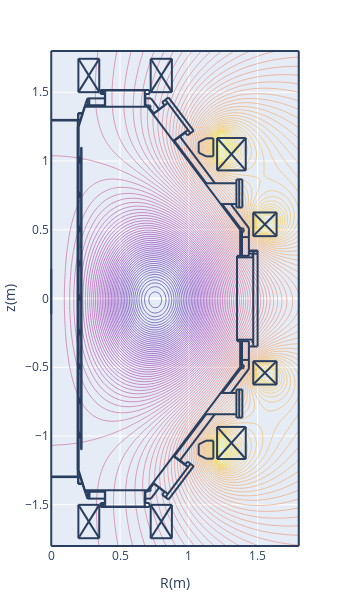

Notebook code for this chart:
### Code cell
# total flux profile
pl.d_contour(cond['flux'])

### Figure 1 — Plotly figure (JSON) as saved in the notebook; plotly's stock layout.template omitted (floating-point values rounded to 4 significant figures; data arrays with more than 128 entries replaced by an {"elided": "..."} marker saying what was removed)
{"data": [{"contours": {"coloring": "lines"}, "dx": 0.02, "dy": 0.02, "ncontours": 100, "showscale": false, "type": "contour", "x0": 0, "y0": -1.8, "z": {"elided": "181x91 float values"}}], "layout": {"height": 597.3, "margin": {"autoexpand": false, "b": 50, "l": 50, "r": 50, "t": 50}, "shapes": [{"type": "line", "x0": 0.2652, "x1": 0.2652, "y0": -1.406, "y1": -1.455}, {"type": "line", "x0": 0.2766, "x1": 0.2766, "y0": -1.406, "y1": -1.455}, {"type": "line", "x0": 0.1927, "x1": 0.1927, "y0": -1.299, "y1": 1.299}, {"type": "line", "x0": 0.1927, "x1": 0.1927, "y0": -1.249, "y1": 1.249}, {"type": "line", "x0": 0.195, "x1": 0.195, "y0": -1.251, "y1": 1.249}, {"type": "line", "x0": 0.1995, "x1": 0.1995, "y0": -1.249, "y1": 1.249}, {"type": "line", "x0": 1.376, "x1": 0.7005, "y0": 0.4965, "y1": 1.394}, {"type": "line", "x0": 0.2199, "x1": 0.2199, "y0": 0.3695, "y1": 1.099}, {"type": "line", "x0": 0.2176, "x1": 0.2176, "y0": 0.3695, "y1": 1.099}, {"type": "line", "x0": 1.376, "x1": 0.7005, "y0": -0.4965, "y1": -1.394}, {"type": "line", "x0": 0.2176, "x1": 0.2176, "y0": -0.3695, "y1": -1.099}, {"type": "line", "x0": 0.2199, "x1": 0.2199, "y0": -0.3695, "y1": -1.099}, {"type": "line", "x0": 0.1995, "x1": 0.2448, "y0": -1.249, "y1": -1.394}, {"type": "line", "x0": 0.1972, "x1": 0.1972, "y0": -1.299, "y1": -1.344}, {"type": "line", "x0": 0.195, "x1": 0.195, "y0": -1.299, "y1": -1.349}, {"type": "line", "x0": 0.195, "x1": 0.229, "y0": -1.349, "y1": -1.349}, {"type": "line", "x0": 0.195, "x1": 0.2267, "y0": -1.344, "y1": -1.344}, {"type": "line", "x0": 0.1995, "x1": 0.1995, "y0": -0.9975, "y1": -0.9748}, {"type": "line", "x0": 0.2086, "x1": 0.2086, "y0": -1.009, "y1": -0.9907}, {"type": "line", "x0": 0.2086, "x1": 0.2086, "y0": -1.009, "y1": -0.9929}, {"type": "line", "x0": 0.2063, "x1": 0.2063, "y0": -1.011, "y1": -0.9748}, {"type": "line", "x0": 0, "x1": 0.2108, "y0": -1.294, "y1": -1.294}, {"type": "line", "x0": 0, "x1": 0.2131, "y0": -1.299, "y1": -1.299}, {"type": "line", "x0": 0.1995, "x1": 0.1995, "y0": -1.011, "y1": -1.002}, {"type": "line", "x0": 0.2063, "x1": 0.2086, "y0": -1.007, "y1": -1.007}, {"type": "line", "x0": 0.2086, "x1": 0.2086, "y0": -1.004, "y1": -1.004}, {"type": "line", "x0": 0.2086, "x1": 0.2176, "y0": -1.009, "y1": -1.009}, {"type": "line", "x0": 0.1995, "x1": 0.2063, "y0": -1.011, "y1": -1.011}, {"type": "line", "x0": 0.2199, "x1": 0.2176, "y0": -1.099, "y1": -1.099}, {"type": "line", "x0": 0.2063, "x1": 0.2086, "y0": -0.9929, "y1": -0.9929}, {"type": "line", "x0": 0.2086, "x1": 0.2086, "y0": -0.9975, "y1": -0.9975}, {"type": "line", "x0": 0.2086, "x1": 0.2176, "y0": -0.9929, "y1": -0.9929}, {"type": "line", "x0": 0.2086, "x1": 0.2176, "y0": -0.9907, "y1": -0.9907}, {"type": "line", "x0": 0.1995, "x1": 0.2063, "y0": -0.9748, "y1": -0.9748}, {"type": "line", "x0": 0.2086, "x1": 0.2176, "y0": -0.7594, "y1": -0.7594}, {"type": "line", "x0": 0.1995, "x1": 0.2063, "y0": -0.7617, "y1": -0.7617}, {"type": "line", "x0": 0.2086, "x1": 0.2086, "y0": -0.7594, "y1": -0.7413}, {"type": "line", "x0": 0.2086, "x1": 0.2086, "y0": -0.7594, "y1": -0.739}, {"type": "line", "x0": 0.1995, "x1": 0.1995, "y0": -0.7617, "y1": -0.7526}, {"type": "line", "x0": 0.2063, "x1": 0.2063, "y0": -0.7617, "y1": -0.7254}, {"type": "line", "x0": 0.1995, "x1": 0.2063, "y0": -0.7254, "y1": -0.7254}, {"type": "line", "x0": 0.2086, "x1": 0.2176, "y0": -0.739, "y1": -0.739}, {"type": "line", "x0": 0.2086, "x1": 0.2176, "y0": -0.7413, "y1": -0.7413}, {"type": "line", "x0": 0.2086, "x1": 0.2086, "y0": -0.7526, "y1": -0.7526}, {"type": "line", "x0": 0.2063, "x1": 0.2086, "y0": -0.7572, "y1": -0.7572}, {"type": "line", "x0": 0.2086, "x1": 0.2086, "y0": -0.7458, "y1": -0.7458}, {"type": "line", "x0": 0.2063, "x1": 0.2086, "y0": -0.7436, "y1": -0.7436}, {"type": "line", "x0": 0.1995, "x1": 0.1995, "y0": -0.7481, "y1": -0.7254}, {"type": "line", "x0": 0.3582, "x1": 0.7141, "y0": -1.517, "y1": -1.517}, {"type": "line", "x0": 0.3854, "x1": 0.6869, "y0": -1.514, "y1": -1.514}, {"type": "line", "x0": 0.3854, "x1": 0.6869, "y0": -1.514, "y1": -1.514}, {"type": "line", "x0": 0.2426, "x1": 0.7096, "y0": -1.394, "y1": -1.394}, {"type": "line", "x0": 0.3922, "x1": 0.3922, "y0": -1.514, "y1": -1.394}, {"type": "line", "x0": 0.3582, "x1": 0.3582, "y0": -1.517, "y1": -1.487}, {"type": "line", "x0": 0.3786, "x1": 0.3786, "y0": -1.517, "y1": -1.487}, {"type": "line", "x0": 0.3695, "x1": 0.3695, "y0": -1.517, "y1": -1.487}, {"type": "line", "x0": 0.3831, "x1": 0.3831, "y0": -1.517, "y1": -1.512}, {"type": "line", "x0": 0.3831, "x1": 0.3854, "y0": -1.512, "y1": -1.514}, {"type": "line", "x0": 0.3854, "x1": 0.3854, "y0": -1.514, "y1": -1.514}, {"type": "line", "x0": 0.3899, "x1": 0.263, "y0": -1.455, "y1": -1.455}, {"type": "line", "x0": 0.3582, "x1": 0.3899, "y0": -1.487, "y1": -1.487}, {"type": "line", "x0": 0.2471, "x1": 0.3899, "y0": -1.406, "y1": -1.406}, {"type": "line", "x0": 0.2766, "x1": 0.2766, "y0": -1.455, "y1": -1.406}, {"type": "line", "x0": 0.2652, "x1": 0.2652, "y0": -1.455, "y1": -1.406}, {"type": "line", "x0": 0.2584, "x1": 0.263, "y0": -1.444, "y1": -1.455}, {"type": "line", "x0": 0.2426, "x1": 0.2448, "y0": -1.394, "y1": -1.392}, {"type": "line", "x0": 0.3899, "x1": 0.3899, "y0": -1.487, "y1": -1.394}, {"type": "line", "x0": 0.6801, "x1": 0.6801, "y0": -1.514, "y1": -1.394}, {"type": "line", "x0": 0.7141, "x1": 0.7141, "y0": -1.517, "y1": -1.487}, {"type": "line", "x0": 0.6914, "x1": 0.6914, "y0": -1.517, "y1": -1.512}, {"type": "line", "x0": 0.6914, "x1": 0.6869, "y0": -1.512, "y1": -1.514}, {"type": "line", "x0": 0.6869, "x1": 0.6869, "y0": -1.514, "y1": -1.514}, {"type": "line", "x0": 0.6846, "x1": 0.6846, "y0": -1.487, "y1": -1.394}, {"type": "line", "x0": 0.6846, "x1": 0.7141, "y0": -1.487, "y1": -1.487}, {"type": "line", "x0": 0.7254, "x1": 0.6846, "y0": -1.455, "y1": -1.455}, {"type": "line", "x0": 0.7118, "x1": 0.705, "y0": -1.392, "y1": -1.387}, {"type": "line", "x0": 0.7055, "x1": 0.715, "y0": -1.4, "y1": -1.402}, {"type": "line", "x0": 0.715, "x1": 0.7223, "y0": -1.402, "y1": -1.397}, {"type": "line", "x0": 0.7223, "x1": 0.7248, "y0": -1.397, "y1": -1.389}, {"type": "line", "x0": 0.7248, "x1": 0.7198, "y0": -1.389, "y1": -1.381}, {"type": "line", "x0": 0.6846, "x1": 0.7005, "y0": -1.406, "y1": -1.406}, {"type": "line", "x0": 0.2199, "x1": 0.2199, "y0": -0.3627, "y1": 0.3627}, {"type": "line", "x0": 0.2176, "x1": 0.2176, "y0": -0.3627, "y1": 0.3627}, {"type": "line", "x0": 0.1995, "x1": 0.1995, "y0": -0.4965, "y1": -0.4761}, {"type": "line", "x0": 0.2063, "x1": 0.2063, "y0": -0.5123, "y1": -0.4761}, {"type": "line", "x0": 0.1995, "x1": 0.1995, "y0": -0.5123, "y1": -0.5033}, {"type": "line", "x0": 0.2086, "x1": 0.2086, "y0": -0.5101, "y1": -0.4897}, {"type": "line", "x0": 0.2086, "x1": 0.2086, "y0": -0.5101, "y1": -0.4919}, {"type": "line", "x0": 0.2086, "x1": 0.2176, "y0": -0.5101, "y1": -0.5101}, {"type": "line", "x0": 0.2063, "x1": 0.2086, "y0": -0.4942, "y1": -0.4942}, {"type": "line", "x0": 0.2086, "x1": 0.2086, "y0": -0.4965, "y1": -0.4965}, {"type": "line", "x0": 0.2063, "x1": 0.2086, "y0": -0.5055, "y1": -0.5055}, {"type": "line", "x0": 0.2086, "x1": 0.2086, "y0": -0.5033, "y1": -0.5033}, {"type": "line", "x0": 0.2086, "x1": 0.2176, "y0": -0.4919, "y1": -0.4919}, {"type": "line", "x0": 0.2086, "x1": 0.2176, "y0": -0.4897, "y1": -0.4897}, {"type": "line", "x0": 0.1995, "x1": 0.2063, "y0": -0.5123, "y1": -0.5123}, {"type": "line", "x0": 0.1995, "x1": 0.2063, "y0": -0.4761, "y1": -0.4761}, {"type": "line", "x0": 0.2154, "x1": 0.2176, "y0": -0.365, "y1": -0.3627}, {"type": "line", "x0": 0.2206, "x1": 0.2218, "y0": -0.3642, "y1": -0.3614}, {"type": "line", "x0": 0.2199, "x1": 0.2176, "y0": -0.3695, "y1": -0.3695}, {"type": "line", "x0": 0.2176, "x1": 0.2154, "y0": -0.3786, "y1": -0.3786}, {"type": "line", "x0": 0.2154, "x1": 0.2154, "y0": -0.3786, "y1": -0.3695}, {"type": "line", "x0": 0.2176, "x1": 0.2176, "y0": -0.3786, "y1": -0.3695}, {"type": "line", "x0": 0.2169, "x1": 0.2157, "y0": -0.365, "y1": -0.3678}, {"type": "line", "x0": 0.2183, "x1": 0.2177, "y0": -0.3664, "y1": -0.3678}, {"type": "line", "x0": 0.2176, "x1": 0.2199, "y0": -0.3673, "y1": -0.365}, {"type": "line", "x0": 0.2192, "x1": 0.2197, "y0": -0.3628, "y1": -0.3614}, {"type": "line", "x0": 0.1995, "x1": 0.1995, "y0": -0.263, "y1": -0.2516}, {"type": "line", "x0": 0.2063, "x1": 0.2063, "y0": -0.263, "y1": -0.2267}, {"type": "line", "x0": 0.2086, "x1": 0.2086, "y0": -0.2607, "y1": -0.2426}, {"type": "line", "x0": 0.2086, "x1": 0.2086, "y0": -0.2607, "y1": -0.2403}, {"type": "line", "x0": 0.2086, "x1": 0.2176, "y0": -0.2607, "y1": -0.2607}, {"type": "line", "x0": 0.2086, "x1": 0.2086, "y0": -0.2539, "y1": -0.2539}, {"type": "line", "x0": 0.2063, "x1": 0.2086, "y0": -0.2562, "y1": -0.2562}, {"type": "line", "x0": 0.1995, "x1": 0.2063, "y0": -0.263, "y1": -0.263}, {"type": "line", "x0": 0.1995, "x1": 0.1995, "y0": -0.2471, "y1": -0.2267}, {"type": "line", "x0": 0.2086, "x1": 0.2176, "y0": -0.2403, "y1": -0.2403}, {"type": "line", "x0": 0.2086, "x1": 0.2176, "y0": -0.2426, "y1": -0.2426}, {"type": "line", "x0": 0.2086, "x1": 0.2086, "y0": -0.2471, "y1": -0.2471}, {"type": "line", "x0": 0.2063, "x1": 0.2086, "y0": -0.2426, "y1": -0.2426}, {"type": "line", "x0": 0.1995, "x1": 0.2063, "y0": -0.2267, "y1": -0.2267}, {"type": "line", "x0": 0.1995, "x1": 0.2063, "y0": -0.01133, "y1": -0.01133}, {"type": "line", "x0": 0.1995, "x1": 0.2063, "y0": 0.02494, "y1": 0.02494}, {"type": "line", "x0": 0.1995, "x1": 0.1995, "y0": -0.01133, "y1": -0.002267}, {"type": "line", "x0": 0.1995, "x1": 0.1995, "y0": 0.002267, "y1": 0.02494}, {"type": "line", "x0": 0.2063, "x1": 0.2063, "y0": -0.01133, "y1": 0.02494}, {"type": "line", "x0": 0.2086, "x1": 0.2086, "y0": -0.009068, "y1": 0.006801}, {"type": "line", "x0": 0.2086, "x1": 0.2086, "y0": -0.009068, "y1": 0.009068}, {"type": "line", "x0": 0.2086, "x1": 0.2176, "y0": -0.009068, "y1": -0.009068}, {"type": "line", "x0": 0.2086, "x1": 0.2086, "y0": -0.004534, "y1": -0.004534}, {"type": "line", "x0": 0.2063, "x1": 0.2086, "y0": -0.006801, "y1": -0.006801}, {"type": "line", "x0": 0.2086, "x1": 0.2176, "y0": 0.009068, "y1": 0.009068}, {"type": "line", "x0": 0.2086, "x1": 0.2176, "y0": 0.006801, "y1": 0.006801}, {"type": "line", "x0": 0.2086, "x1": 0.2086, "y0": 0.002267, "y1": 0.002267}, {"type": "line", "x0": 0.2063, "x1": 0.2086, "y0": 0.006801, "y1": 0.006801}, {"type": "line", "x0": 0.2176, "x1": 0.2176, "y0": 0.3786, "y1": 0.3695}, {"type": "line", "x0": 0.2154, "x1": 0.2154, "y0": 0.3786, "y1": 0.3695}, {"type": "line", "x0": 0.1995, "x1": 0.1995, "y0": 0.2516, "y1": 0.2743}, {"type": "line", "x0": 0.2063, "x1": 0.2063, "y0": 0.238, "y1": 0.2743}, {"type": "line", "x0": 0.2086, "x1": 0.2086, "y0": 0.2403, "y1": 0.2607}, {"type": "line", "x0": 0.1995, "x1": 0.2063, "y0": 0.238, "y1": 0.238}, {"type": "line", "x0": 0.1995, "x1": 0.1995, "y0": 0.238, "y1": 0.2471}, {"type": "line", "x0": 0.2063, "x1": 0.2086, "y0": 0.2562, "y1": 0.2562}, {"type": "line", "x0": 0.2086, "x1": 0.2086, "y0": 0.2539, "y1": 0.2539}, {"type": "line", "x0": 0.2086, "x1": 0.2176, "y0": 0.2584, "y1": 0.2584}, {"type": "line", "x0": 0.2063, "x1": 0.2086, "y0": 0.2426, "y1": 0.2426}, {"type": "line", "x0": 0.2086, "x1": 0.2086, "y0": 0.2471, "y1": 0.2471}, {"type": "line", "x0": 0.2086, "x1": 0.2176, "y0": 0.2403, "y1": 0.2403}, {"type": "line", "x0": 0.2086, "x1": 0.2086, "y0": 0.2403, "y1": 0.2584}, {"type": "line", "x0": 0.2086, "x1": 0.2176, "y0": 0.2607, "y1": 0.2607}, {"type": "line", "x0": 0.1995, "x1": 0.2063, "y0": 0.2743, "y1": 0.2743}, {"type": "line", "x0": 0.2177, "x1": 0.2183, "y0": 0.3696, "y1": 0.3682}, {"type": "line", "x0": 0.2157, "x1": 0.2169, "y0": 0.3696, "y1": 0.3668}, {"type": "line", "x0": 0.2176, "x1": 0.2199, "y0": 0.3673, "y1": 0.365}, {"type": "line", "x0": 0.2218, "x1": 0.2206, "y0": 0.3632, "y1": 0.366}, {"type": "line", "x0": 0.2154, "x1": 0.2176, "y0": 0.365, "y1": 0.3627}, {"type": "line", "x0": 0.2197, "x1": 0.2192, "y0": 0.3632, "y1": 0.3646}, {"type": "line", "x0": 0.2199, "x1": 0.2176, "y0": 0.3695, "y1": 0.3695}, {"type": "line", "x0": 0.2176, "x1": 0.2154, "y0": 0.3786, "y1": 0.3786}, {"type": "line", "x0": 0.1995, "x1": 0.1995, "y0": 0.5033, "y1": 0.5237}, {"type": "line", "x0": 0.1995, "x1": 0.1995, "y0": 0.4874, "y1": 0.4965}, {"type": "line", "x0": 0.2063, "x1": 0.2063, "y0": 0.4874, "y1": 0.5237}, {"type": "line", "x0": 0.2086, "x1": 0.2086, "y0": 0.4897, "y1": 0.5078}, {"type": "line", "x0": 0.2086, "x1": 0.2086, "y0": 0.4897, "y1": 0.5101}, {"type": "line", "x0": 0.2086, "x1": 0.2176, "y0": 0.4897, "y1": 0.4897}, {"type": "line", "x0": 0.2086, "x1": 0.2086, "y0": 0.4965, "y1": 0.4965}, {"type": "line", "x0": 0.2063, "x1": 0.2086, "y0": 0.4942, "y1": 0.4942}, {"type": "line", "x0": 0.2086, "x1": 0.2176, "y0": 0.5101, "y1": 0.5101}, {"type": "line", "x0": 0.2086, "x1": 0.2176, "y0": 0.5078, "y1": 0.5078}, {"type": "line", "x0": 0.2086, "x1": 0.2086, "y0": 0.5033, "y1": 0.5033}, {"type": "line", "x0": 0.2063, "x1": 0.2086, "y0": 0.5055, "y1": 0.5055}, {"type": "line", "x0": 0.1995, "x1": 0.2063, "y0": 0.4874, "y1": 0.4874}, {"type": "line", "x0": 0.1995, "x1": 0.2063, "y0": 0.5237, "y1": 0.5237}, {"type": "line", "x0": 1.501, "x1": 1.501, "y0": 0.3491, "y1": -0.3491}, {"type": "line", "x0": 1.351, "x1": 1.351, "y0": 0.3106, "y1": -0.3106}, {"type": "line", "x0": 1.469, "x1": 1.469, "y0": 0.3491, "y1": -0.3491}, {"type": "line", "x0": 1.387, "x1": 1.387, "y0": -0.3106, "y1": -0.4965}, {"type": "line", "x0": 1.374, "x1": 1.374, "y0": -0.3106, "y1": -0.4965}, {"type": "line", "x0": 1.462, "x1": 1.462, "y0": -0.3196, "y1": -0.3106}, {"type": "line", "x0": 1.437, "x1": 1.437, "y0": -0.3106, "y1": -0.3491}, {"type": "line", "x0": 1.437, "x1": 1.501, "y0": -0.3491, "y1": -0.3491}, {"type": "line", "x0": 1.437, "x1": 1.437, "y0": -0.3491, "y1": -0.5123}, {"type": "line", "x0": 1.379, "x1": 1.392, "y0": -0.5069, "y1": -0.5093}, {"type": "line", "x0": 1.392, "x1": 1.402, "y0": -0.5093, "y1": -0.4997}, {"type": "line", "x0": 1.402, "x1": 1.4, "y0": -0.4997, "y1": -0.4862}, {"type": "line", "x0": 1.4, "x1": 1.388, "y0": -0.4862, "y1": -0.48}, {"type": "line", "x0": 1.374, "x1": 1.374, "y0": -0.4965, "y1": -0.4987}, {"type": "line", "x0": 1.383, "x1": 1.378, "y0": -0.501, "y1": -0.4965}, {"type": "line", "x0": 1.387, "x1": 1.437, "y0": -0.4466, "y1": -0.4466}, {"type": "line", "x0": 1.462, "x1": 1.469, "y0": -0.3196, "y1": -0.3196}, {"type": "line", "x0": 1.351, "x1": 1.469, "y0": -0.2992, "y1": -0.2992}, {"type": "line", "x0": 1.351, "x1": 1.437, "y0": -0.3106, "y1": -0.3106}, {"type": "line", "x0": 1.462, "x1": 1.469, "y0": -0.3106, "y1": -0.3106}, {"type": "line", "x0": 1.437, "x1": 1.437, "y0": 0.5123, "y1": 0.3514}, {"type": "line", "x0": 1.387, "x1": 1.387, "y0": 0.4965, "y1": 0.3106}, {"type": "line", "x0": 1.374, "x1": 1.374, "y0": 0.4965, "y1": 0.3106}, {"type": "line", "x0": 1.437, "x1": 1.501, "y0": 0.3491, "y1": 0.3491}, {"type": "line", "x0": 1.501, "x1": 1.437, "y0": 0.3264, "y1": 0.3264}, {"type": "line", "x0": 1.501, "x1": 1.437, "y0": 0.3446, "y1": 0.3446}, {"type": "line", "x0": 1.351, "x1": 1.469, "y0": 0.2992, "y1": 0.2992}, {"type": "line", "x0": 1.351, "x1": 1.437, "y0": 0.3106, "y1": 0.3106}, {"type": "line", "x0": 1.462, "x1": 1.462, "y0": 0.3196, "y1": 0.3106}, {"type": "line", "x0": 1.437, "x1": 1.437, "y0": 0.3514, "y1": 0.3106}, {"type": "line", "x0": 1.462, "x1": 1.469, "y0": 0.3106, "y1": 0.3106}, {"type": "line", "x0": 1.462, "x1": 1.469, "y0": 0.3196, "y1": 0.3196}, {"type": "line", "x0": 1.388, "x1": 1.4, "y0": 0.4818, "y1": 0.488}, {"type": "line", "x0": 1.4, "x1": 1.402, "y0": 0.488, "y1": 0.5015}, {"type": "line", "x0": 1.402, "x1": 1.392, "y0": 0.5015, "y1": 0.5111}, {"type": "line", "x0": 1.392, "x1": 1.379, "y0": 0.5111, "y1": 0.5088}, {"type": "line", "x0": 1.387, "x1": 1.437, "y0": 0.4466, "y1": 0.4466}, {"type": "line", "x0": 1.374, "x1": 1.374, "y0": 0.4965, "y1": 0.4987}, {"type": "line", "x0": 1.383, "x1": 1.378, "y0": 0.501, "y1": 0.4965}, {"type": "line", "x0": 0.1995, "x1": 0.2448, "y0": 1.249, "y1": 1.394}, {"type": "line", "x0": 0.1995, "x1": 0.1995, "y0": 0.7526, "y1": 0.773}, {"type": "line", "x0": 0.2063, "x1": 0.2063, "y0": 0.7368, "y1": 0.773}, {"type": "line", "x0": 0.1995, "x1": 0.1995, "y0": 0.7368, "y1": 0.7481}, {"type": "line", "x0": 0.2063, "x1": 0.2086, "y0": 0.7572, "y1": 0.7572}, {"type": "line", "x0": 0.2086, "x1": 0.2086, "y0": 0.7526, "y1": 0.7526}, {"type": "line", "x0": 0.2063, "x1": 0.2086, "y0": 0.7436, "y1": 0.7436}, {"type": "line", "x0": 0.2086, "x1": 0.2086, "y0": 0.7458, "y1": 0.7458}, {"type": "line", "x0": 0.2086, "x1": 0.2086, "y0": 0.739, "y1": 0.7594}, {"type": "line", "x0": 0.2086, "x1": 0.2086, "y0": 0.739, "y1": 0.7572}, {"type": "line", "x0": 0.2086, "x1": 0.2176, "y0": 0.739, "y1": 0.739}, {"type": "line", "x0": 0.2086, "x1": 0.2176, "y0": 0.7572, "y1": 0.7572}, {"type": "line", "x0": 0.2086, "x1": 0.2176, "y0": 0.7594, "y1": 0.7594}, {"type": "line", "x0": 0.1995, "x1": 0.2063, "y0": 0.7368, "y1": 0.7368}, {"type": "line", "x0": 0.1995, "x1": 0.2063, "y0": 0.773, "y1": 0.773}, {"type": "line", "x0": 0.2086, "x1": 0.2086, "y0": 0.9907, "y1": 1.009}, {"type": "line", "x0": 0.2086, "x1": 0.2086, "y0": 0.9907, "y1": 1.007}, {"type": "line", "x0": 0.2086, "x1": 0.2176, "y0": 0.9907, "y1": 0.9907}, {"type": "line", "x0": 0.2086, "x1": 0.2176, "y0": 1.007, "y1": 1.007}, {"type": "line", "x0": 0.2086, "x1": 0.2176, "y0": 1.009, "y1": 1.009}, {"type": "line", "x0": 0.2063, "x1": 0.2063, "y0": 0.9884, "y1": 1.025}, {"type": "line", "x0": 0.2086, "x1": 0.2086, "y0": 1.009, "y1": 1.025}, {"type": "line", "x0": 0.1995, "x1": 0.1995, "y0": 1.002, "y1": 1.025}, {"type": "line", "x0": 0.1995, "x1": 0.1995, "y0": 1.002, "y1": 1.025}, {"type": "line", "x0": 0.1995, "x1": 0.1995, "y0": 0.9884, "y1": 0.9975}, {"type": "line", "x0": 0.2086, "x1": 0.2086, "y0": 1.009, "y1": 1.025}, {"type": "line", "x0": 0.2063, "x1": 0.2063, "y0": 0.9884, "y1": 1.025}, {"type": "line", "x0": 0.2086, "x1": 0.2176, "y0": 1.009, "y1": 1.009}, {"type": "line", "x0": 0.2086, "x1": 0.2176, "y0": 1.007, "y1": 1.007}, {"type": "line", "x0": 0.2086, "x1": 0.2176, "y0": 0.9907, "y1": 0.9907}, {"type": "line", "x0": 0.2086, "x1": 0.2086, "y0": 0.9907, "y1": 1.007}, {"type": "line", "x0": 0.2086, "x1": 0.2086, "y0": 0.9907, "y1": 1.009}, {"type": "line", "x0": 0.2086, "x1": 0.2086, "y0": 0.9952, "y1": 0.9952}, {"type": "line", "x0": 0.2086, "x1": 0.2086, "y0": 0.9884, "y1": 0.9907}, {"type": "line", "x0": 0.2063, "x1": 0.2086, "y0": 0.9929, "y1": 0.9929}, {"type": "line", "x0": 0.2086, "x1": 0.2086, "y0": 1.002, "y1": 1.002}, {"type": "line", "x0": 0.2063, "x1": 0.2086, "y0": 1.007, "y1": 1.007}, {"type": "line", "x0": 0.1995, "x1": 0.2086, "y0": 0.9884, "y1": 0.9884}, {"type": "line", "x0": 0.1995, "x1": 0.2086, "y0": 1.025, "y1": 1.025}, {"type": "line", "x0": 0.1995, "x1": 0.2086, "y0": 1.025, "y1": 1.025}, {"type": "line", "x0": 0.2063, "x1": 0.2086, "y0": 1.007, "y1": 1.007}, {"type": "line", "x0": 0.2086, "x1": 0.2086, "y0": 1.002, "y1": 1.002}, {"type": "line", "x0": 0.2063, "x1": 0.2086, "y0": 0.9929, "y1": 0.9929}, {"type": "line", "x0": 0.2086, "x1": 0.2086, "y0": 0.9884, "y1": 0.9907}, {"type": "line", "x0": 0.2086, "x1": 0.2086, "y0": 0.9952, "y1": 0.9952}, {"type": "line", "x0": 0.1995, "x1": 0.1995, "y0": 0.9884, "y1": 0.9975}, {"type": "line", "x0": 0.1995, "x1": 0.2086, "y0": 0.9884, "y1": 0.9884}, {"type": "line", "x0": 0.2199, "x1": 0.2176, "y0": 1.099, "y1": 1.099}, {"type": "line", "x0": 0, "x1": 0.2131, "y0": 1.299, "y1": 1.299}, {"type": "line", "x0": 0, "x1": 0.2108, "y0": 1.294, "y1": 1.294}, {"type": "line", "x0": 0.195, "x1": 0.2267, "y0": 1.344, "y1": 1.344}, {"type": "line", "x0": 0.195, "x1": 0.229, "y0": 1.349, "y1": 1.349}, {"type": "line", "x0": 0.195, "x1": 0.195, "y0": 1.299, "y1": 1.349}, {"type": "line", "x0": 0.1972, "x1": 0.1972, "y0": 1.299, "y1": 1.344}, {"type": "line", "x0": 0.2426, "x1": 0.2448, "y0": 1.394, "y1": 1.392}, {"type": "line", "x0": 0.7096, "x1": 0.7028, "y0": 1.394, "y1": 1.39}, {"type": "line", "x0": 0.718, "x1": 0.723, "y0": 1.385, "y1": 1.393}, {"type": "line", "x0": 0.723, "x1": 0.7205, "y0": 1.393, "y1": 1.402}, {"type": "line", "x0": 0.7205, "x1": 0.7132, "y0": 1.402, "y1": 1.407}, {"type": "line", "x0": 0.7132, "x1": 0.7037, "y0": 1.407, "y1": 1.404}, {"type": "line", "x0": 0.2426, "x1": 0.7096, "y0": 1.394, "y1": 1.394}, {"type": "line", "x0": 0.3854, "x1": 0.6869, "y0": 1.514, "y1": 1.514}, {"type": "line", "x0": 0.3854, "x1": 0.6869, "y0": 1.514, "y1": 1.514}, {"type": "line", "x0": 0.3582, "x1": 0.7141, "y0": 1.517, "y1": 1.517}, {"type": "line", "x0": 0.3899, "x1": 0.263, "y0": 1.455, "y1": 1.455}, {"type": "line", "x0": 0.2471, "x1": 0.3899, "y0": 1.406, "y1": 1.406}, {"type": "line", "x0": 0.3582, "x1": 0.3899, "y0": 1.487, "y1": 1.487}, {"type": "line", "x0": 0.2584, "x1": 0.263, "y0": 1.444, "y1": 1.455}, {"type": "line", "x0": 0.2652, "x1": 0.2652, "y0": 1.455, "y1": 1.406}, {"type": "line", "x0": 0.2766, "x1": 0.2766, "y0": 1.455, "y1": 1.406}, {"type": "line", "x0": 0.3582, "x1": 0.3582, "y0": 1.517, "y1": 1.487}, {"type": "line", "x0": 0.3899, "x1": 0.3899, "y0": 1.487, "y1": 1.394}, {"type": "line", "x0": 0.3922, "x1": 0.3922, "y0": 1.514, "y1": 1.394}, {"type": "line", "x0": 0.3854, "x1": 0.3854, "y0": 1.514, "y1": 1.514}, {"type": "line", "x0": 0.3831, "x1": 0.3854, "y0": 1.512, "y1": 1.514}, {"type": "line", "x0": 0.3831, "x1": 0.3831, "y0": 1.517, "y1": 1.512}, {"type": "line", "x0": 0.3695, "x1": 0.3695, "y0": 1.517, "y1": 1.487}, {"type": "line", "x0": 0.3786, "x1": 0.3786, "y0": 1.517, "y1": 1.487}, {"type": "line", "x0": 0.6846, "x1": 0.6846, "y0": 1.487, "y1": 1.394}, {"type": "line", "x0": 0.6801, "x1": 0.6801, "y0": 1.514, "y1": 1.394}, {"type": "line", "x0": 0.6846, "x1": 0.7005, "y0": 1.406, "y1": 1.406}, {"type": "line", "x0": 0.6846, "x1": 0.7141, "y0": 1.487, "y1": 1.487}, {"type": "line", "x0": 0.6869, "x1": 0.6869, "y0": 1.514, "y1": 1.514}, {"type": "line", "x0": 0.6914, "x1": 0.6869, "y0": 1.512, "y1": 1.514}, {"type": "line", "x0": 0.6914, "x1": 0.6914, "y0": 1.517, "y1": 1.512}, {"type": "line", "x0": 0.7141, "x1": 0.7141, "y0": 1.517, "y1": 1.487}, {"type": "line", "x0": 0.7254, "x1": 0.6846, "y0": 1.455, "y1": 1.455}, {"type": "line", "x0": 0.7844, "x1": 0.7254, "y0": 1.376, "y1": 1.455}, {"type": "line", "x0": 0.7458, "x1": 0.7005, "y0": 1.347, "y1": 1.406}, {"type": "line", "x0": 0, "x1": 0, "y0": 0.2154, "y1": -0.1156}, {"type": "line", "x0": 0.7844, "x1": 0.7254, "y0": -1.376, "y1": -1.455}, {"type": "line", "x0": 0.7458, "x1": 0.7005, "y0": -1.347, "y1": -1.406}, {"type": "line", "x0": 1.437, "x1": 1.306, "y0": 0.5123, "y1": 0.6869}, {"type": "line", "x0": 1.387, "x1": 1.242, "y0": 0.4965, "y1": 0.6869}, {"type": "line", "x0": 1.347, "x1": 1.118, "y0": 0.8388, "y1": 0.8388}, {"type": "line", "x0": 1.347, "x1": 1.347, "y0": 0.866, "y1": 0.662}, {"type": "line", "x0": 1.367, "x1": 1.367, "y0": 0.866, "y1": 0.662}, {"type": "line", "x0": 1.39, "x1": 1.39, "y0": 0.866, "y1": 0.662}, {"type": "line", "x0": 1.39, "x1": 1.347, "y0": 0.866, "y1": 0.866}, {"type": "line", "x0": 1.39, "x1": 1.347, "y0": 0.662, "y1": 0.662}, {"type": "line", "x0": 1.347, "x1": 1.233, "y0": 0.6869, "y1": 0.6869}, {"type": "line", "x0": 1.347, "x1": 1.118, "y0": -0.8411, "y1": -0.8411}, {"type": "line", "x0": 1.347, "x1": 1.347, "y0": -0.866, "y1": -0.662}, {"type": "line", "x0": 1.367, "x1": 1.367, "y0": -0.866, "y1": -0.662}, {"type": "line", "x0": 1.39, "x1": 1.39, "y0": -0.866, "y1": -0.662}, {"type": "line", "x0": 1.39, "x1": 1.347, "y0": -0.866, "y1": -0.866}, {"type": "line", "x0": 1.39, "x1": 1.347, "y0": -0.662, "y1": -0.662}, {"type": "line", "x0": 1.347, "x1": 1.233, "y0": -0.6869, "y1": -0.6869}, {"type": "line", "x0": 1.437, "x1": 1.306, "y0": -0.5123, "y1": -0.6869}, {"type": "line", "x0": 1.387, "x1": 1.242, "y0": -0.4965, "y1": -0.6869}, {"type": "line", "x0": 0.195, "x1": 0.2584, "y0": -1.251, "y1": -1.444}, {"type": "line", "x0": 0.195, "x1": 0.2584, "y0": 1.249, "y1": 1.444}, {"type": "line", "x0": 0.8524, "x1": 0.8071, "y0": 1.462, "y1": 1.428}, {"type": "line", "x0": 0.8071, "x1": 0.8229, "y0": 1.428, "y1": 1.406}, {"type": "line", "x0": 0.8229, "x1": 0.739, "y0": 1.406, "y1": 1.342}, {"type": "line", "x0": 0.8479, "x1": 0.7413, "y0": 1.421, "y1": 1.34}, {"type": "line", "x0": 0.8524, "x1": 1.036, "y0": 1.462, "y1": 1.22}, {"type": "line", "x0": 0.8297, "x1": 1.013, "y0": 1.446, "y1": 1.202}, {"type": "line", "x0": 0.9952, "x1": 0.8864, "y0": 1.226, "y1": 1.145}, {"type": "line", "x0": 1.036, "x1": 0.9907, "y0": 1.22, "y1": 1.186}, {"type": "line", "x0": 0.9748, "x1": 0.9907, "y0": 1.206, "y1": 1.186}, {"type": "line", "x0": 0.9748, "x1": 0.8887, "y0": 1.206, "y1": 1.143}, {"type": "line", "x0": 1.19, "x1": 0.9363, "y0": 0.8388, "y1": 1.177}, {"type": "line", "x0": 1.127, "x1": 0.8955, "y0": 0.8388, "y1": 1.147}, {"type": "line", "x0": 0.8524, "x1": 0.8071, "y0": -1.462, "y1": -1.428}, {"type": "line", "x0": 0.8071, "x1": 0.8229, "y0": -1.428, "y1": -1.406}, {"type": "line", "x0": 0.8229, "x1": 0.739, "y0": -1.406, "y1": -1.342}, {"type": "line", "x0": 0.8479, "x1": 0.7413, "y0": -1.421, "y1": -1.34}, {"type": "line", "x0": 0.8524, "x1": 1.036, "y0": -1.462, "y1": -1.22}, {"type": "line", "x0": 0.8297, "x1": 1.013, "y0": -1.446, "y1": -1.202}, {"type": "line", "x0": 0.9952, "x1": 0.8864, "y0": -1.226, "y1": -1.145}, {"type": "line", "x0": 1.036, "x1": 0.9907, "y0": -1.22, "y1": -1.186}, {"type": "line", "x0": 0.9748, "x1": 0.9907, "y0": -1.206, "y1": -1.186}, {"type": "line", "x0": 0.9748, "x1": 0.8887, "y0": -1.206, "y1": -1.143}, {"type": "line", "x0": 1.19, "x1": 0.9363, "y0": -0.8411, "y1": -1.177}, {"type": "line", "x0": 1.127, "x1": 0.8955, "y0": -0.8411, "y1": -1.147}, {"type": "line", "x0": 0.1972, "x1": 0.1972, "y0": -1.501, "y1": -1.743}, {"type": "line", "x0": 0.1972, "x1": 0.3491, "y0": -1.743, "y1": -1.743}, {"type": "line", "x0": 0.3491, "x1": 0.3491, "y0": -1.743, "y1": -1.501}, {"type": "line", "x0": 0.3491, "x1": 0.1972, "y0": -1.501, "y1": -1.501}, {"type": "line", "x0": 0.1972, "x1": 0.1972, "y0": 1.743, "y1": 1.501}, {"type": "line", "x0": 0.1972, "x1": 0.3491, "y0": 1.501, "y1": 1.501}, {"type": "line", "x0": 0.3491, "x1": 0.3491, "y0": 1.501, "y1": 1.743}, {"type": "line", "x0": 0.3491, "x1": 0.1972, "y0": 1.743, "y1": 1.743}, {"type": "line", "x0": 0.7232, "x1": 0.7232, "y0": 1.743, "y1": 1.501}, {"type": "line", "x0": 0.7232, "x1": 0.8773, "y0": 1.501, "y1": 1.501}, {"type": "line", "x0": 0.8773, "x1": 0.8773, "y0": 1.501, "y1": 1.743}, {"type": "line", "x0": 0.8773, "x1": 0.7232, "y0": 1.743, "y1": 1.743}, {"type": "line", "x0": 0.7232, "x1": 0.7232, "y0": -1.501, "y1": -1.743}, {"type": "line", "x0": 0.7232, "x1": 0.8773, "y0": -1.743, "y1": -1.743}, {"type": "line", "x0": 0.8773, "x1": 0.8773, "y0": -1.743, "y1": -1.501}, {"type": "line", "x0": 0.8773, "x1": 0.7232, "y0": -1.501, "y1": -1.501}, {"type": "line", "x0": 1.206, "x1": 1.206, "y0": -0.934, "y1": -1.168}, {"type": "line", "x0": 1.206, "x1": 1.415, "y0": -1.168, "y1": -1.168}, {"type": "line", "x0": 1.415, "x1": 1.415, "y0": -1.168, "y1": -0.934}, {"type": "line", "x0": 1.415, "x1": 1.206, "y0": -0.934, "y1": -0.934}, {"type": "line", "x0": 1.206, "x1": 1.206, "y0": 1.168, "y1": 0.9317}, {"type": "line", "x0": 1.206, "x1": 1.415, "y0": 0.9317, "y1": 0.9317}, {"type": "line", "x0": 1.415, "x1": 1.415, "y0": 0.9317, "y1": 1.168}, {"type": "line", "x0": 1.415, "x1": 1.206, "y0": 1.168, "y1": 1.168}, {"type": "line", "x0": 1.469, "x1": 1.469, "y0": 0.6257, "y1": 0.4534}, {"type": "line", "x0": 1.469, "x1": 1.639, "y0": 0.4534, "y1": 0.4534}, {"type": "line", "x0": 1.639, "x1": 1.639, "y0": 0.4534, "y1": 0.6257}, {"type": "line", "x0": 1.639, "x1": 1.469, "y0": 0.6257, "y1": 0.6257}, {"type": "line", "x0": 1.469, "x1": 1.469, "y0": -0.4557, "y1": -0.6257}, {"type": "line", "x0": 1.469, "x1": 1.639, "y0": -0.6257, "y1": -0.6257}, {"type": "line", "x0": 1.639, "x1": 1.639, "y0": -0.6257, "y1": -0.4557}, {"type": "line", "x0": 1.639, "x1": 1.469, "y0": -0.4557, "y1": -0.4557}, {"type": "line", "x0": 1.072, "x1": 1.127, "y0": 1.138, "y1": 1.165}, {"type": "line", "x0": 1.127, "x1": 1.179, "y0": 1.165, "y1": 1.165}, {"type": "line", "x0": 1.179, "x1": 1.179, "y0": 1.165, "y1": 1.034}, {"type": "line", "x0": 1.179, "x1": 1.127, "y0": 1.034, "y1": 1.034}, {"type": "line", "x0": 1.127, "x1": 1.072, "y0": 1.034, "y1": 1.061}, {"type": "line", "x0": 1.072, "x1": 1.072, "y0": 1.061, "y1": 1.138}, {"type": "line", "x0": 1.072, "x1": 1.072, "y0": -1.138, "y1": -1.061}, {"type": "line", "x0": 1.072, "x1": 1.127, "y0": -1.061, "y1": -1.034}, {"type": "line", "x0": 1.127, "x1": 1.179, "y0": -1.034, "y1": -1.034}, {"type": "line", "x0": 1.179, "x1": 1.179, "y0": -1.034, "y1": -1.165}, {"type": "line", "x0": 1.179, "x1": 1.127, "y0": -1.165, "y1": -1.165}, {"type": "line", "x0": 1.127, "x1": 1.072, "y0": -1.165, "y1": -1.138}, {"type": "line", "x0": 1.469, "x1": 1.639, "y0": 0.6257, "y1": 0.4534}, {"type": "line", "x0": 1.469, "x1": 1.639, "y0": 0.4534, "y1": 0.6257}, {"type": "line", "x0": 1.206, "x1": 1.415, "y0": 1.168, "y1": 0.9317}, {"type": "line", "x0": 1.206, "x1": 1.415, "y0": 0.9317, "y1": 1.168}, {"type": "line", "x0": 1.469, "x1": 1.639, "y0": -0.6257, "y1": -0.4557}, {"type": "line", "x0": 1.469, "x1": 1.639, "y0": -0.4557, "y1": -0.6257}, {"type": "line", "x0": 1.415, "x1": 1.206, "y0": -0.934, "y1": -1.168}, {"type": "line", "x0": 1.206, "x1": 1.415, "y0": -0.934, "y1": -1.168}, {"type": "line", "x0": 0.1972, "x1": 0.3491, "y0": -1.501, "y1": -1.743}, {"type": "line", "x0": 0.1972, "x1": 0.3491, "y0": -1.743, "y1": -1.501}, {"type": "line", "x0": 0.7232, "x1": 0.8773, "y0": -1.501, "y1": -1.743}, {"type": "line", "x0": 0.7232, "x1": 0.8773, "y0": -1.743, "y1": -1.501}, {"type": "line", "x0": 0.1972, "x1": 0.3491, "y0": 1.501, "y1": 1.743}, {"type": "line", "x0": 0.1972, "x1": 0.3491, "y0": 1.743, "y1": 1.501}, {"type": "line", "x0": 0.7232, "x1": 0.8773, "y0": 1.743, "y1": 1.501}, {"type": "line", "x0": 0.7232, "x1": 0.8773, "y0": 1.501, "y1": 1.743}, {"type": "line", "x0": 0, "x1": 1.8, "y0": 1.8, "y1": 1.8}, {"type": "line", "x0": 0, "x1": 1.8, "y0": -1.8, "y1": -1.8}, {"type": "line", "x0": 1.8, "x1": 1.8, "y0": -1.8, "y1": 1.8}, {"type": "line", "x0": 0, "x1": 0, "y0": 1.8, "y1": -1.8}], "width": 350, "xaxis": {"title": {"text": "R(m)"}}, "yaxis": {"scaleanchor": "x", "title": {"text": "z(m)"}}}}
